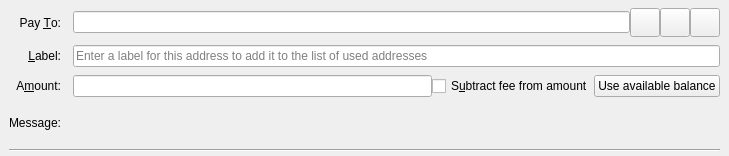
<?xml version="1.0" encoding="UTF-8"?>
<ui version="4.0">
 <class>SendCoinsEntry</class>
 <widget class="QStackedWidget" name="SendCoinsEntry">
  <property name="geometry">
   <rect>
    <x>0</x>
    <y>0</y>
    <width>729</width>
    <height>156</height>
   </rect>
  </property>
  <property name="sizePolicy">
   <sizepolicy hsizetype="Preferred" vsizetype="Fixed">
    <horstretch>0</horstretch>
    <verstretch>0</verstretch>
   </sizepolicy>
  </property>
  <property name="focusPolicy">
   <enum>Qt::TabFocus</enum>
  </property>
  <property name="autoFillBackground">
   <bool>false</bool>
  </property>
  <widget class="QFrame" name="SendCoins">
   <property name="frameShape">
    <enum>QFrame::NoFrame</enum>
   </property>
   <layout class="QGridLayout" name="gridLayout">
    <property name="topMargin">
     <number>8</number>
    </property>
    <property name="bottomMargin">
     <number>4</number>
    </property>
    <property name="horizontalSpacing">
     <number>12</number>
    </property>
    <property name="verticalSpacing">
     <number>8</number>
    </property>
    <item row="0" column="0">
     <widget class="QLabel" name="payToLabel">
      <property name="text">
       <string>Pay &amp;To:</string>
      </property>
      <property name="alignment">
       <set>Qt::AlignRight|Qt::AlignTrailing|Qt::AlignVCenter</set>
      </property>
      <property name="buddy">
       <cstring>payTo</cstring>
      </property>
     </widget>
    </item>
    <item row="0" column="1">
     <layout class="QHBoxLayout" name="payToLayout">
      <property name="spacing">
       <number>0</number>
      </property>
      <item>
       <widget class="QValidatedLineEdit" name="payTo">
        <property name="toolTip">
         <string>The BeastBucks address to send the payment to</string>
        </property>
       </widget>
      </item>
      <item>
       <widget class="QToolButton" name="addressBookButton">
        <property name="toolTip">
         <string>Choose previously used address</string>
        </property>
        <property name="text">
         <string/>
        </property>
        <property name="icon">
         <iconset resource="../bitcoin.qrc">
          <normaloff>:/icons/address-book</normaloff>:/icons/address-book</iconset>
        </property>
        <property name="iconSize">
         <size>
          <width>22</width>
          <height>22</height>
         </size>
        </property>
        <property name="shortcut">
         <string>Alt+A</string>
        </property>
       </widget>
      </item>
      <item>
       <widget class="QToolButton" name="pasteButton">
        <property name="toolTip">
         <string>Paste address from clipboard</string>
        </property>
        <property name="text">
         <string/>
        </property>
        <property name="icon">
         <iconset resource="../bitcoin.qrc">
          <normaloff>:/icons/editpaste</normaloff>:/icons/editpaste</iconset>
        </property>
        <property name="iconSize">
         <size>
          <width>22</width>
          <height>22</height>
         </size>
        </property>
        <property name="shortcut">
         <string>Alt+P</string>
        </property>
       </widget>
      </item>
      <item>
       <widget class="QToolButton" name="deleteButton">
        <property name="toolTip">
         <string>Remove this entry</string>
        </property>
        <property name="text">
         <string/>
        </property>
        <property name="icon">
         <iconset resource="../bitcoin.qrc">
          <normaloff>:/icons/remove</normaloff>:/icons/remove</iconset>
        </property>
        <property name="iconSize">
         <size>
          <width>22</width>
          <height>22</height>
         </size>
        </property>
       </widget>
      </item>
     </layout>
    </item>
    <item row="1" column="0">
     <widget class="QLabel" name="labellLabel">
      <property name="text">
       <string>&amp;Label:</string>
      </property>
      <property name="alignment">
       <set>Qt::AlignRight|Qt::AlignTrailing|Qt::AlignVCenter</set>
      </property>
      <property name="buddy">
       <cstring>addAsLabel</cstring>
      </property>
     </widget>
    </item>
    <item row="1" column="1">
     <widget class="QLineEdit" name="addAsLabel">
      <property name="toolTip">
       <string>Enter a label for this address to add it to the list of used addresses</string>
      </property>
      <property name="placeholderText">
       <string>Enter a label for this address to add it to the list of used addresses</string>
      </property>
     </widget>
    </item>
    <item row="2" column="0">
     <widget class="QLabel" name="amountLabel">
      <property name="text">
       <string>A&amp;mount:</string>
      </property>
      <property name="alignment">
       <set>Qt::AlignRight|Qt::AlignTrailing|Qt::AlignVCenter</set>
      </property>
      <property name="buddy">
       <cstring>payAmount</cstring>
      </property>
     </widget>
    </item>
    <item row="2" column="1">
     <layout class="QHBoxLayout" name="horizontalLayoutAmount" stretch="0,0,0">
      <item>
       <widget class="BitcoinAmountField" name="payAmount">
         <property name="toolTip">
          <string>The amount to send in the selected unit</string>
         </property>
       </widget>
      </item>
      <item>
       <widget class="QCheckBox" name="checkboxSubtractFeeFromAmount">
        <property name="toolTip">
         <string>The fee will be deducted from the amount being sent. The recipient will receive less BeastBucks than you enter in the amount field. If multiple recipients are selected, the fee is split equally.</string>
        </property>
        <property name="text">
         <string>S&amp;ubtract fee from amount</string>
        </property>
       </widget>
      </item>
      <item>
       <widget class="QPushButton" name="useAvailableBalanceButton">
        <property name="text">
         <string>Use available balance</string>
        </property>
       </widget>
      </item>
     </layout>
    </item>
    <item row="3" column="0">
     <widget class="QLabel" name="messageLabel">
      <property name="text">
       <string>Message:</string>
      </property>
      <property name="alignment">
       <set>Qt::AlignRight|Qt::AlignTrailing|Qt::AlignVCenter</set>
      </property>
     </widget>
    </item>
    <item row="3" column="1">
     <widget class="QLabel" name="messageTextLabel">
      <property name="toolTip">
       <string>A message that was attached to the beastbucks: URI which will be stored with the transaction for your reference. Note: This message will not be sent over the BeastBucks network.</string>
      </property>
      <property name="textFormat">
       <enum>Qt::PlainText</enum>
      </property>
     </widget>
    </item>
    <item row="4" column="0" colspan="2">
     <widget class="Line" name="line">
      <property name="orientation">
       <enum>Qt::Horizontal</enum>
      </property>
     </widget>
    </item>
   </layout>
  </widget>
  <widget class="QFrame" name="SendCoins_UnauthenticatedPaymentRequest">
   <property name="palette">
    <palette>
     <active>
      <colorrole role="WindowText">
       <brush brushstyle="SolidPattern">
        <color alpha="255">
         <red>0</red>
         <green>0</green>
         <blue>0</blue>
        </color>
       </brush>
      </colorrole>
      <colorrole role="Button">
       <brush brushstyle="SolidPattern">
        <color alpha="255">
         <red>255</red>
         <green>255</green>
         <blue>127</blue>
        </color>
       </brush>
      </colorrole>
      <colorrole role="Light">
       <brush brushstyle="SolidPattern">
        <color alpha="255">
         <red>255</red>
         <green>255</green>
         <blue>255</blue>
        </color>
       </brush>
      </colorrole>
      <colorrole role="Midlight">
       <brush brushstyle="SolidPattern">
        <color alpha="255">
         <red>255</red>
         <green>255</green>
         <blue>191</blue>
        </color>
       </brush>
      </colorrole>
      <colorrole role="Dark">
       <brush brushstyle="SolidPattern">
        <color alpha="255">
         <red>127</red>
         <green>127</green>
         <blue>63</blue>
        </color>
       </brush>
      </colorrole>
      <colorrole role="Mid">
       <brush brushstyle="SolidPattern">
        <color alpha="255">
         <red>170</red>
         <green>170</green>
         <blue>84</blue>
        </color>
       </brush>
      </colorrole>
      <colorrole role="Text">
       <brush brushstyle="SolidPattern">
        <color alpha="255">
         <red>0</red>
         <green>0</green>
         <blue>0</blue>
        </color>
       </brush>
      </colorrole>
      <colorrole role="BrightText">
       <brush brushstyle="SolidPattern">
        <color alpha="255">
         <red>255</red>
         <green>255</green>
         <blue>255</blue>
        </color>
       </brush>
      </colorrole>
      <colorrole role="ButtonText">
       <brush brushstyle="SolidPattern">
        <color alpha="255">
         <red>0</red>
         <green>0</green>
         <blue>0</blue>
        </color>
       </brush>
      </colorrole>
      <colorrole role="Base">
       <brush brushstyle="SolidPattern">
        <color alpha="255">
         <red>255</red>
         <green>255</green>
         <blue>255</blue>
        </color>
       </brush>
      </colorrole>
      <colorrole role="Window">
       <brush brushstyle="SolidPattern">
        <color alpha="255">
         <red>255</red>
         <green>255</green>
         <blue>127</blue>
        </color>
       </brush>
      </colorrole>
      <colorrole role="Shadow">
       <brush brushstyle="SolidPattern">
        <color alpha="255">
         <red>0</red>
         <green>0</green>
         <blue>0</blue>
        </color>
       </brush>
      </colorrole>
      <colorrole role="AlternateBase">
       <brush brushstyle="SolidPattern">
        <color alpha="255">
         <red>255</red>
         <green>255</green>
         <blue>191</blue>
        </color>
       </brush>
      </colorrole>
      <colorrole role="ToolTipBase">
       <brush brushstyle="SolidPattern">
        <color alpha="255">
         <red>255</red>
         <green>255</green>
         <blue>220</blue>
        </color>
       </brush>
      </colorrole>
      <colorrole role="ToolTipText">
       <brush brushstyle="SolidPattern">
        <color alpha="255">
         <red>0</red>
         <green>0</green>
         <blue>0</blue>
        </color>
       </brush>
      </colorrole>
     </active>
     <inactive>
      <colorrole role="WindowText">
       <brush brushstyle="SolidPattern">
        <color alpha="255">
         <red>0</red>
         <green>0</green>
         <blue>0</blue>
        </color>
       </brush>
      </colorrole>
      <colorrole role="Button">
       <brush brushstyle="SolidPattern">
        <color alpha="255">
         <red>255</red>
         <green>255</green>
         <blue>127</blue>
        </color>
       </brush>
      </colorrole>
      <colorrole role="Light">
       <brush brushstyle="SolidPattern">
        <color alpha="255">
         <red>255</red>
         <green>255</green>
         <blue>255</blue>
        </color>
       </brush>
      </colorrole>
      <colorrole role="Midlight">
       <brush brushstyle="SolidPattern">
        <color alpha="255">
         <red>255</red>
         <green>255</green>
         <blue>191</blue>
        </color>
       </brush>
      </colorrole>
      <colorrole role="Dark">
       <brush brushstyle="SolidPattern">
        <color alpha="255">
         <red>127</red>
         <green>127</green>
         <blue>63</blue>
        </color>
       </brush>
      </colorrole>
      <colorrole role="Mid">
       <brush brushstyle="SolidPattern">
        <color alpha="255">
         <red>170</red>
         <green>170</green>
         <blue>84</blue>
        </color>
       </brush>
      </colorrole>
      <colorrole role="Text">
       <brush brushstyle="SolidPattern">
        <color alpha="255">
         <red>0</red>
         <green>0</green>
         <blue>0</blue>
        </color>
       </brush>
      </colorrole>
      <colorrole role="BrightText">
       <brush brushstyle="SolidPattern">
        <color alpha="255">
         <red>255</red>
         <green>255</green>
         <blue>255</blue>
        </color>
       </brush>
      </colorrole>
      <colorrole role="ButtonText">
       <brush brushstyle="SolidPattern">
        <color alpha="255">
         <red>0</red>
         <green>0</green>
         <blue>0</blue>
        </color>
       </brush>
      </colorrole>
      <colorrole role="Base">
       <brush brushstyle="SolidPattern">
        <color alpha="255">
         <red>255</red>
         <green>255</green>
         <blue>255</blue>
        </color>
       </brush>
      </colorrole>
      <colorrole role="Window">
       <brush brushstyle="SolidPattern">
        <color alpha="255">
         <red>255</red>
         <green>255</green>
         <blue>127</blue>
        </color>
       </brush>
      </colorrole>
      <colorrole role="Shadow">
       <brush brushstyle="SolidPattern">
        <color alpha="255">
         <red>0</red>
         <green>0</green>
         <blue>0</blue>
        </color>
       </brush>
      </colorrole>
      <colorrole role="AlternateBase">
       <brush brushstyle="SolidPattern">
        <color alpha="255">
         <red>255</red>
         <green>255</green>
         <blue>191</blue>
        </color>
       </brush>
      </colorrole>
      <colorrole role="ToolTipBase">
       <brush brushstyle="SolidPattern">
        <color alpha="255">
         <red>255</red>
         <green>255</green>
         <blue>220</blue>
        </color>
       </brush>
      </colorrole>
      <colorrole role="ToolTipText">
       <brush brushstyle="SolidPattern">
        <color alpha="255">
         <red>0</red>
         <green>0</green>
         <blue>0</blue>
        </color>
       </brush>
      </colorrole>
     </inactive>
     <disabled>
      <colorrole role="WindowText">
       <brush brushstyle="SolidPattern">
        <color alpha="255">
         <red>127</red>
         <green>127</green>
         <blue>63</blue>
        </color>
       </brush>
      </colorrole>
      <colorrole role="Button">
       <brush brushstyle="SolidPattern">
        <color alpha="255">
         <red>255</red>
         <green>255</green>
         <blue>127</blue>
        </color>
       </brush>
      </colorrole>
      <colorrole role="Light">
       <brush brushstyle="SolidPattern">
        <color alpha="255">
         <red>255</red>
         <green>255</green>
         <blue>255</blue>
        </color>
       </brush>
      </colorrole>
      <colorrole role="Midlight">
       <brush brushstyle="SolidPattern">
        <color alpha="255">
         <red>255</red>
         <green>255</green>
         <blue>191</blue>
        </color>
       </brush>
      </colorrole>
      <colorrole role="Dark">
       <brush brushstyle="SolidPattern">
        <color alpha="255">
         <red>127</red>
         <green>127</green>
         <blue>63</blue>
        </color>
       </brush>
      </colorrole>
      <colorrole role="Mid">
       <brush brushstyle="SolidPattern">
        <color alpha="255">
         <red>170</red>
         <green>170</green>
         <blue>84</blue>
        </color>
       </brush>
      </colorrole>
      <colorrole role="Text">
       <brush brushstyle="SolidPattern">
        <color alpha="255">
         <red>127</red>
         <green>127</green>
         <blue>63</blue>
        </color>
       </brush>
      </colorrole>
      <colorrole role="BrightText">
       <brush brushstyle="SolidPattern">
        <color alpha="255">
         <red>255</red>
         <green>255</green>
         <blue>255</blue>
        </color>
       </brush>
      </colorrole>
      <colorrole role="ButtonText">
       <brush brushstyle="SolidPattern">
        <color alpha="255">
         <red>127</red>
         <green>127</green>
         <blue>63</blue>
        </color>
       </brush>
      </colorrole>
      <colorrole role="Base">
       <brush brushstyle="SolidPattern">
        <color alpha="255">
         <red>255</red>
         <green>255</green>
         <blue>127</blue>
        </color>
       </brush>
      </colorrole>
      <colorrole role="Window">
       <brush brushstyle="SolidPattern">
        <color alpha="255">
         <red>255</red>
         <green>255</green>
         <blue>127</blue>
        </color>
       </brush>
      </colorrole>
      <colorrole role="Shadow">
       <brush brushstyle="SolidPattern">
        <color alpha="255">
         <red>0</red>
         <green>0</green>
         <blue>0</blue>
        </color>
       </brush>
      </colorrole>
      <colorrole role="AlternateBase">
       <brush brushstyle="SolidPattern">
        <color alpha="255">
         <red>255</red>
         <green>255</green>
         <blue>127</blue>
        </color>
       </brush>
      </colorrole>
      <colorrole role="ToolTipBase">
       <brush brushstyle="SolidPattern">
        <color alpha="255">
         <red>255</red>
         <green>255</green>
         <blue>220</blue>
        </color>
       </brush>
      </colorrole>
      <colorrole role="ToolTipText">
       <brush brushstyle="SolidPattern">
        <color alpha="255">
         <red>0</red>
         <green>0</green>
         <blue>0</blue>
        </color>
       </brush>
      </colorrole>
     </disabled>
    </palette>
   </property>
   <property name="toolTip">
    <string>This is an unauthenticated payment request.</string>
   </property>
   <property name="autoFillBackground">
    <bool>true</bool>
   </property>
   <property name="frameShape">
    <enum>QFrame::NoFrame</enum>
   </property>
   <layout class="QGridLayout" name="gridLayout_is">
    <property name="spacing">
     <number>12</number>
    </property>
    <item row="0" column="0">
     <widget class="QLabel" name="payToLabel_is">
      <property name="text">
       <string>Pay To:</string>
      </property>
      <property name="alignment">
       <set>Qt::AlignRight|Qt::AlignTrailing|Qt::AlignVCenter</set>
      </property>
     </widget>
    </item>
    <item row="0" column="1">
     <layout class="QHBoxLayout" name="payToLayout_is">
      <property name="spacing">
       <number>0</number>
      </property>
      <item>
       <widget class="QLabel" name="payTo_is"/>
      </item>
      <item>
       <widget class="QToolButton" name="deleteButton_is">
        <property name="toolTip">
         <string>Remove this entry</string>
        </property>
        <property name="text">
         <string/>
        </property>
        <property name="icon">
         <iconset resource="../bitcoin.qrc">
          <normaloff>:/icons/remove</normaloff>:/icons/remove</iconset>
        </property>
       </widget>
      </item>
     </layout>
    </item>
    <item row="1" column="0">
     <widget class="QLabel" name="memoLabel_is">
      <property name="text">
       <string>Memo:</string>
      </property>
      <property name="alignment">
       <set>Qt::AlignRight|Qt::AlignTrailing|Qt::AlignVCenter</set>
      </property>
     </widget>
    </item>
    <item row="1" column="1">
     <widget class="QLabel" name="memoTextLabel_is">
      <property name="textFormat">
       <enum>Qt::PlainText</enum>
      </property>
     </widget>
    </item>
    <item row="2" column="0">
     <widget class="QLabel" name="amountLabel_is">
      <property name="text">
       <string>A&amp;mount:</string>
      </property>
      <property name="alignment">
       <set>Qt::AlignRight|Qt::AlignTrailing|Qt::AlignVCenter</set>
      </property>
      <property name="buddy">
       <cstring>payAmount_is</cstring>
      </property>
     </widget>
    </item>
    <item row="2" column="1">
     <widget class="BitcoinAmountField" name="payAmount_is">
      <property name="acceptDrops">
       <bool>false</bool>
      </property>
     </widget>
    </item>
   </layout>
  </widget>
  <widget class="QFrame" name="SendCoins_AuthenticatedPaymentRequest">
   <property name="palette">
    <palette>
     <active>
      <colorrole role="WindowText">
       <brush brushstyle="SolidPattern">
        <color alpha="255">
         <red>0</red>
         <green>0</green>
         <blue>0</blue>
        </color>
       </brush>
      </colorrole>
      <colorrole role="Button">
       <brush brushstyle="SolidPattern">
        <color alpha="255">
         <red>140</red>
         <green>232</green>
         <blue>119</blue>
        </color>
       </brush>
      </colorrole>
      <colorrole role="Light">
       <brush brushstyle="SolidPattern">
        <color alpha="255">
         <red>230</red>
         <green>255</green>
         <blue>224</blue>
        </color>
       </brush>
      </colorrole>
      <colorrole role="Midlight">
       <brush brushstyle="SolidPattern">
        <color alpha="255">
         <red>185</red>
         <green>243</green>
         <blue>171</blue>
        </color>
       </brush>
      </colorrole>
      <colorrole role="Dark">
       <brush brushstyle="SolidPattern">
        <color alpha="255">
         <red>70</red>
         <green>116</green>
         <blue>59</blue>
        </color>
       </brush>
      </colorrole>
      <colorrole role="Mid">
       <brush brushstyle="SolidPattern">
        <color alpha="255">
         <red>93</red>
         <green>155</green>
         <blue>79</blue>
        </color>
       </brush>
      </colorrole>
      <colorrole role="Text">
       <brush brushstyle="SolidPattern">
        <color alpha="255">
         <red>0</red>
         <green>0</green>
         <blue>0</blue>
        </color>
       </brush>
      </colorrole>
      <colorrole role="BrightText">
       <brush brushstyle="SolidPattern">
        <color alpha="255">
         <red>155</red>
         <green>255</green>
         <blue>147</blue>
        </color>
       </brush>
      </colorrole>
      <colorrole role="ButtonText">
       <brush brushstyle="SolidPattern">
        <color alpha="255">
         <red>0</red>
         <green>0</green>
         <blue>0</blue>
        </color>
       </brush>
      </colorrole>
      <colorrole role="Base">
       <brush brushstyle="SolidPattern">
        <color alpha="255">
         <red>119</red>
         <green>255</green>
         <blue>233</blue>
        </color>
       </brush>
      </colorrole>
      <colorrole role="Window">
       <brush brushstyle="SolidPattern">
        <color alpha="255">
         <red>140</red>
         <green>232</green>
         <blue>119</blue>
        </color>
       </brush>
      </colorrole>
      <colorrole role="Shadow">
       <brush brushstyle="SolidPattern">
        <color alpha="255">
         <red>0</red>
         <green>0</green>
         <blue>0</blue>
        </color>
       </brush>
      </colorrole>
      <colorrole role="AlternateBase">
       <brush brushstyle="SolidPattern">
        <color alpha="255">
         <red>197</red>
         <green>243</green>
         <blue>187</blue>
        </color>
       </brush>
      </colorrole>
      <colorrole role="NoRole">
       <brush brushstyle="SolidPattern">
        <color alpha="255">
         <red>125</red>
         <green>194</green>
         <blue>122</blue>
        </color>
       </brush>
      </colorrole>
      <colorrole role="ToolTipBase">
       <brush brushstyle="SolidPattern">
        <color alpha="255">
         <red>255</red>
         <green>255</green>
         <blue>220</blue>
        </color>
       </brush>
      </colorrole>
      <colorrole role="ToolTipText">
       <brush brushstyle="SolidPattern">
        <color alpha="255">
         <red>0</red>
         <green>0</green>
         <blue>0</blue>
        </color>
       </brush>
      </colorrole>
     </active>
     <inactive>
      <colorrole role="WindowText">
       <brush brushstyle="SolidPattern">
        <color alpha="255">
         <red>0</red>
         <green>0</green>
         <blue>0</blue>
        </color>
       </brush>
      </colorrole>
      <colorrole role="Button">
       <brush brushstyle="SolidPattern">
        <color alpha="255">
         <red>140</red>
         <green>232</green>
         <blue>119</blue>
        </color>
       </brush>
      </colorrole>
      <colorrole role="Light">
       <brush brushstyle="SolidPattern">
        <color alpha="255">
         <red>230</red>
         <green>255</green>
         <blue>224</blue>
        </color>
       </brush>
      </colorrole>
      <colorrole role="Midlight">
       <brush brushstyle="SolidPattern">
        <color alpha="255">
         <red>185</red>
         <green>243</green>
         <blue>171</blue>
        </color>
       </brush>
      </colorrole>
      <colorrole role="Dark">
       <brush brushstyle="SolidPattern">
        <color alpha="255">
         <red>70</red>
         <green>116</green>
         <blue>59</blue>
        </color>
       </brush>
      </colorrole>
      <colorrole role="Mid">
       <brush brushstyle="SolidPattern">
        <color alpha="255">
         <red>93</red>
         <green>155</green>
         <blue>79</blue>
        </color>
       </brush>
      </colorrole>
      <colorrole role="Text">
       <brush brushstyle="SolidPattern">
        <color alpha="255">
         <red>0</red>
         <green>0</green>
         <blue>0</blue>
        </color>
       </brush>
      </colorrole>
      <colorrole role="BrightText">
       <brush brushstyle="SolidPattern">
        <color alpha="255">
         <red>155</red>
         <green>255</green>
         <blue>147</blue>
        </color>
       </brush>
      </colorrole>
      <colorrole role="ButtonText">
       <brush brushstyle="SolidPattern">
        <color alpha="255">
         <red>0</red>
         <green>0</green>
         <blue>0</blue>
        </color>
       </brush>
      </colorrole>
      <colorrole role="Base">
       <brush brushstyle="SolidPattern">
        <color alpha="255">
         <red>119</red>
         <green>255</green>
         <blue>233</blue>
        </color>
       </brush>
      </colorrole>
      <colorrole role="Window">
       <brush brushstyle="SolidPattern">
        <color alpha="255">
         <red>140</red>
         <green>232</green>
         <blue>119</blue>
        </color>
       </brush>
      </colorrole>
      <colorrole role="Shadow">
       <brush brushstyle="SolidPattern">
        <color alpha="255">
         <red>0</red>
         <green>0</green>
         <blue>0</blue>
        </color>
       </brush>
      </colorrole>
      <colorrole role="AlternateBase">
       <brush brushstyle="SolidPattern">
        <color alpha="255">
         <red>197</red>
         <green>243</green>
         <blue>187</blue>
        </color>
       </brush>
      </colorrole>
      <colorrole role="NoRole">
       <brush brushstyle="SolidPattern">
        <color alpha="255">
         <red>125</red>
         <green>194</green>
         <blue>122</blue>
        </color>
       </brush>
      </colorrole>
      <colorrole role="ToolTipBase">
       <brush brushstyle="SolidPattern">
        <color alpha="255">
         <red>255</red>
         <green>255</green>
         <blue>220</blue>
        </color>
       </brush>
      </colorrole>
      <colorrole role="ToolTipText">
       <brush brushstyle="SolidPattern">
        <color alpha="255">
         <red>0</red>
         <green>0</green>
         <blue>0</blue>
        </color>
       </brush>
      </colorrole>
     </inactive>
     <disabled>
      <colorrole role="WindowText">
       <brush brushstyle="SolidPattern">
        <color alpha="255">
         <red>70</red>
         <green>116</green>
         <blue>59</blue>
        </color>
       </brush>
      </colorrole>
      <colorrole role="Button">
       <brush brushstyle="SolidPattern">
        <color alpha="255">
         <red>140</red>
         <green>232</green>
         <blue>119</blue>
        </color>
       </brush>
      </colorrole>
      <colorrole role="Light">
       <brush brushstyle="SolidPattern">
        <color alpha="255">
         <red>230</red>
         <green>255</green>
         <blue>224</blue>
        </color>
       </brush>
      </colorrole>
      <colorrole role="Midlight">
       <brush brushstyle="SolidPattern">
        <color alpha="255">
         <red>185</red>
         <green>243</green>
         <blue>171</blue>
        </color>
       </brush>
      </colorrole>
      <colorrole role="Dark">
       <brush brushstyle="SolidPattern">
        <color alpha="255">
         <red>70</red>
         <green>116</green>
         <blue>59</blue>
        </color>
       </brush>
      </colorrole>
      <colorrole role="Mid">
       <brush brushstyle="SolidPattern">
        <color alpha="255">
         <red>93</red>
         <green>155</green>
         <blue>79</blue>
        </color>
       </brush>
      </colorrole>
      <colorrole role="Text">
       <brush brushstyle="SolidPattern">
        <color alpha="255">
         <red>70</red>
         <green>116</green>
         <blue>59</blue>
        </color>
       </brush>
      </colorrole>
      <colorrole role="BrightText">
       <brush brushstyle="SolidPattern">
        <color alpha="255">
         <red>155</red>
         <green>255</green>
         <blue>147</blue>
        </color>
       </brush>
      </colorrole>
      <colorrole role="ButtonText">
       <brush brushstyle="SolidPattern">
        <color alpha="255">
         <red>70</red>
         <green>116</green>
         <blue>59</blue>
        </color>
       </brush>
      </colorrole>
      <colorrole role="Base">
       <brush brushstyle="SolidPattern">
        <color alpha="255">
         <red>140</red>
         <green>232</green>
         <blue>119</blue>
        </color>
       </brush>
      </colorrole>
      <colorrole role="Window">
       <brush brushstyle="SolidPattern">
        <color alpha="255">
         <red>140</red>
         <green>232</green>
         <blue>119</blue>
        </color>
       </brush>
      </colorrole>
      <colorrole role="Shadow">
       <brush brushstyle="SolidPattern">
        <color alpha="255">
         <red>0</red>
         <green>0</green>
         <blue>0</blue>
        </color>
       </brush>
      </colorrole>
      <colorrole role="AlternateBase">
       <brush brushstyle="SolidPattern">
        <color alpha="255">
         <red>140</red>
         <green>232</green>
         <blue>119</blue>
        </color>
       </brush>
      </colorrole>
      <colorrole role="NoRole">
       <brush brushstyle="SolidPattern">
        <color alpha="255">
         <red>125</red>
         <green>194</green>
         <blue>122</blue>
        </color>
       </brush>
      </colorrole>
      <colorrole role="ToolTipBase">
       <brush brushstyle="SolidPattern">
        <color alpha="255">
         <red>255</red>
         <green>255</green>
         <blue>220</blue>
        </color>
       </brush>
      </colorrole>
      <colorrole role="ToolTipText">
       <brush brushstyle="SolidPattern">
        <color alpha="255">
         <red>0</red>
         <green>0</green>
         <blue>0</blue>
        </color>
       </brush>
      </colorrole>
     </disabled>
    </palette>
   </property>
   <property name="toolTip">
    <string>This is an authenticated payment request.</string>
   </property>
   <property name="autoFillBackground">
    <bool>true</bool>
   </property>
   <property name="frameShape">
    <enum>QFrame::NoFrame</enum>
   </property>
   <layout class="QGridLayout" name="gridLayout_s">
    <property name="spacing">
     <number>12</number>
    </property>
    <item row="0" column="0">
     <widget class="QLabel" name="payToLabel_s">
      <property name="text">
       <string>Pay To:</string>
      </property>
      <property name="alignment">
       <set>Qt::AlignRight|Qt::AlignTrailing|Qt::AlignVCenter</set>
      </property>
     </widget>
    </item>
    <item row="0" column="1">
     <layout class="QHBoxLayout" name="payToLayout_s">
      <property name="spacing">
       <number>0</number>
      </property>
      <item>
       <widget class="QLabel" name="payTo_s">
        <property name="textFormat">
         <enum>Qt::PlainText</enum>
        </property>
       </widget>
      </item>
      <item>
       <widget class="QToolButton" name="deleteButton_s">
        <property name="toolTip">
         <string>Remove this entry</string>
        </property>
        <property name="text">
         <string/>
        </property>
        <property name="icon">
         <iconset resource="../bitcoin.qrc">
          <normaloff>:/icons/remove</normaloff>:/icons/remove</iconset>
        </property>
       </widget>
      </item>
     </layout>
    </item>
    <item row="1" column="0">
     <widget class="QLabel" name="memoLabel_s">
      <property name="text">
       <string>Memo:</string>
      </property>
      <property name="alignment">
       <set>Qt::AlignRight|Qt::AlignTrailing|Qt::AlignVCenter</set>
      </property>
     </widget>
    </item>
    <item row="1" column="1">
     <widget class="QLabel" name="memoTextLabel_s">
      <property name="textFormat">
       <enum>Qt::PlainText</enum>
      </property>
     </widget>
    </item>
    <item row="2" column="0">
     <widget class="QLabel" name="amountLabel_s">
      <property name="text">
       <string>A&amp;mount:</string>
      </property>
      <property name="alignment">
       <set>Qt::AlignRight|Qt::AlignTrailing|Qt::AlignVCenter</set>
      </property>
      <property name="buddy">
       <cstring>payAmount_s</cstring>
      </property>
     </widget>
    </item>
    <item row="2" column="1">
     <widget class="BitcoinAmountField" name="payAmount_s">
      <property name="acceptDrops">
       <bool>false</bool>
      </property>
     </widget>
    </item>
   </layout>
  </widget>
 </widget>
 <customwidgets>
  <customwidget>
   <class>QValidatedLineEdit</class>
   <extends>QLineEdit</extends>
   <header>qt/qvalidatedlineedit.h</header>
  </customwidget>
  <customwidget>
   <class>BitcoinAmountField</class>
   <extends>QLineEdit</extends>
   <header>qt/bitcoinamountfield.h</header>
   <container>1</container>
  </customwidget>
 </customwidgets>
 <tabstops>
  <tabstop>payTo</tabstop>
  <tabstop>addressBookButton</tabstop>
  <tabstop>pasteButton</tabstop>
  <tabstop>deleteButton</tabstop>
  <tabstop>addAsLabel</tabstop>
  <tabstop>payAmount</tabstop>
  <tabstop>payAmount_is</tabstop>
  <tabstop>deleteButton_is</tabstop>
  <tabstop>payAmount_s</tabstop>
  <tabstop>deleteButton_s</tabstop>
 </tabstops>
 <resources>
  <include location="../bitcoin.qrc"/>
 </resources>
 <connections/>
</ui>
